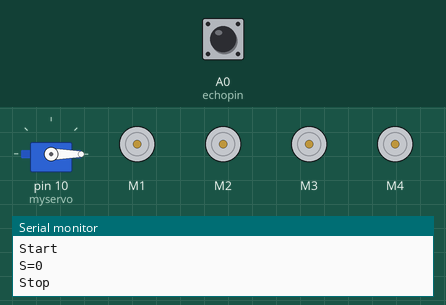
Bench run of a sketch on a simulated Arduino Uno, built with avr-gcc and run on an emulated ATmega328P. On the bench: servo, 4 × DC motor (green arrow = forward, orange = backward, longer = faster), the last lines printed to the serial monitor. Inputs (shaded band) come from the test bench; at power-on: A0 (echopin) LOW.

Above: at 1.2 s.
1.3 s: A0 (echopin) pulsed HIGH 2 times (0.12 s each, 0.3 s apart)
At 2.7 s:
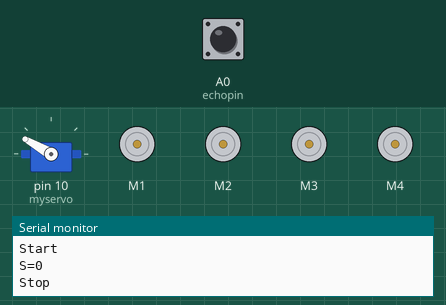
At 4.1 s:
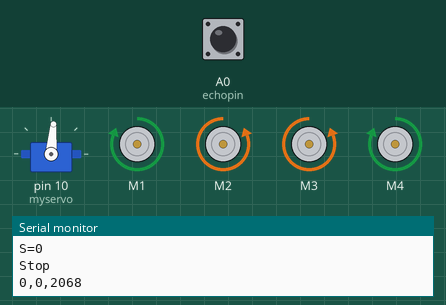
4.9 s: A0 (echopin) pulsed HIGH 5 times (0.12 s each, 0.3 s apart)
At 6.3 s:
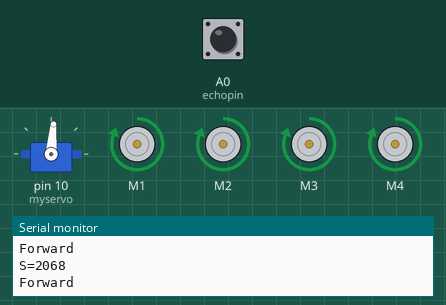
Timing chart, 0 to 17.7 s (numbered marks = the images above; inputs shaded):
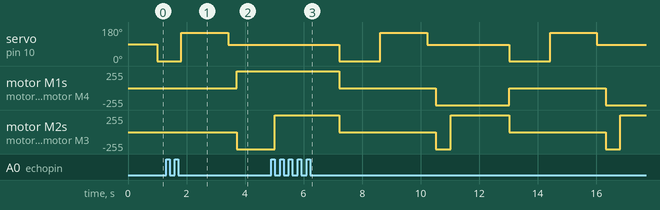

The sketch:

obstacle-avoidance-robot.ino
```cpp
#include "AFMotor.h"
#include <Servo.h>

#define echopin A0 // echo pin
#define trigpin A1 // Trigger pin

Servo myservo;

const int MOTOR_1 = 1; //back left
const int MOTOR_2 = 2; //back right
const int MOTOR_3 = 3; //front right
const int MOTOR_4 = 4; //front left

AF_DCMotor back_left(MOTOR_1); // create motor object, 64KHz pwm back left motor
AF_DCMotor back_right(MOTOR_2); // create motor object, 64KHz pwm back right
AF_DCMotor front_right(MOTOR_3); // create motor object, 64KHz pwm front right motor
AF_DCMotor front_left(MOTOR_4); // create motor object, 64KHz pwm front left

//===============================================================================
//  Initialization
//===============================================================================

int distance_L, distance_F, distance_R;
long distance;

int set = 20;

void setup() {
  Serial.begin(115200);           // Initialize serial port
  Serial.println("Start");

  myservo.attach(10);
  myservo.write(90);

  pinMode (trigpin, OUTPUT);
  pinMode (echopin, INPUT );

  back_left.setSpeed(255);          // set the motor speed to 0-255
  back_right.setSpeed(255);
 front_right.setSpeed(255);          // set the motor speed to 0-255
  front_left.setSpeed(255);
}
//===============================================================================
//  Main
//===============================================================================
void loop() {
 distance_F = data();
 Serial.print("S=");
 Serial.println(distance_F);
  if (distance_F > set){
   Serial.println("Forward");
  back_left.run(FORWARD);         // turn it on going forward
  back_right.run(FORWARD);
  front_left.run(FORWARD);         // turn it on going forward
  front_right.run(FORWARD);
    }
    else{hc_sr4();}
}


long data(){
  digitalWrite(trigpin, LOW);
  delayMicroseconds(2);
  digitalWrite(trigpin, HIGH);
  delayMicroseconds(10);
  distance = pulseIn (echopin, HIGH);
  return distance / 29 / 2;
}


void compareDistance(){
  Serial.println(String(distance_L)+","+String(distance_F)+","+String(distance_R));
  if (distance_L > distance_R){
  back_left.run(BACKWARD);   // turn it on going left
back_right.run(FORWARD);
  front_left.run(BACKWARD);   // turn it on going left
front_right.run(FORWARD);
    delay(1000);
  }
  else if (distance_R > distance_L){
  back_left.run(FORWARD);  // the other right
  back_right.run(BACKWARD);
  front_left.run(FORWARD);  // the other right
  front_right.run(BACKWARD);
    delay(1000);
  }
  else{
  back_left.run(BACKWARD);  // the other way
  back_right.run(BACKWARD);
  front_left.run(BACKWARD);  // the other way
  front_right.run(BACKWARD);
   delay(500);
  back_left.run(BACKWARD);   // turn it on going left
  back_right.run(FORWARD);
   front_left.run(BACKWARD);   // turn it on going left
  front_right.run(FORWARD);

    delay(1000);
  }
}

void hc_sr4(){
    Serial.println("Stop");
    back_left.run(RELEASE);         // stopped
    back_right.run(RELEASE);
    front_left.run(RELEASE);         // stopped
    front_right.run(RELEASE);
    myservo.write(0);
    delay(300);
    distance_R = data();
    delay(100);
    myservo.write(150);
    delay(500);
    distance_L = data();
    delay(100);
    myservo.write(85);
    delay(300);
    compareDistance();
}
```

Measured:
- after the input at 1.3 s, motor M1, motor M4: stopped → forward 255/255 after 2.4 s
